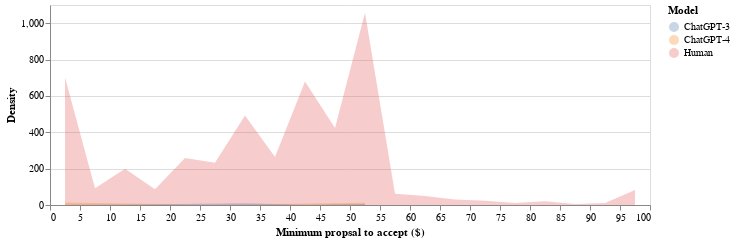

The notebook cell this image was saved under:
### Markdown cell above
### Ultimatum Proposal to Accept

### Code cell
# Concatenate all three dataframes
alt_df = pd.concat([df_ultimatum_2_human,
        df_ultimatum_2_gpt4,
        df_ultimatum_2_turbo])

# Altair plot for visualizing the distributions with interactivity
alt_chart = alt.Chart(alt_df).mark_area(opacity=0.3).encode(
    x=alt.X('choices:Q', bin=alt.Bin(maxbins=20), title='Minimum propsal to accept ($)'),
    y=alt.Y('count():Q', stack=None, title='Density'),
    color=alt.Color('hue:N', title='Model')
).properties(
    width=600,
    height=200
).resolve_scale(
    y='independent'
).interactive()  # Add interactivity for zooming and panning

# Display Altair chart
alt_chart

### Figure 1 — Vega-Lite specification as saved in the notebook (floating-point values rounded to 4 significant figures; data arrays with more than 128 entries replaced by an {"elided": "..."} marker saying what was removed)
{"config": {"view": {"continuousWidth": 300, "continuousHeight": 300}}, "data": {"name": "data-d96bfc1bd04b260579298c24ed72645f"}, "mark": {"type": "area", "opacity": 0.3}, "encoding": {"color": {"field": "hue", "title": "Model", "type": "nominal"}, "x": {"bin": {"maxbins": 20}, "field": "choices", "title": "Minimum propsal to accept ($)", "type": "quantitative"}, "y": {"aggregate": "count", "stack": null, "title": "Density", "type": "quantitative"}}, "height": 200, "params": [{"name": "param_3", "select": {"type": "interval", "encodings": ["x", "y"]}, "bind": "scales"}], "resolve": {"scale": {"y": "independent"}}, "width": 600, "$schema": "https://vega.github.io/schema/vega-lite/v5.16.3.json", "datasets": {"data-d96bfc1bd04b260579298c24ed72645f": {"elided": "4840 records"}}}
